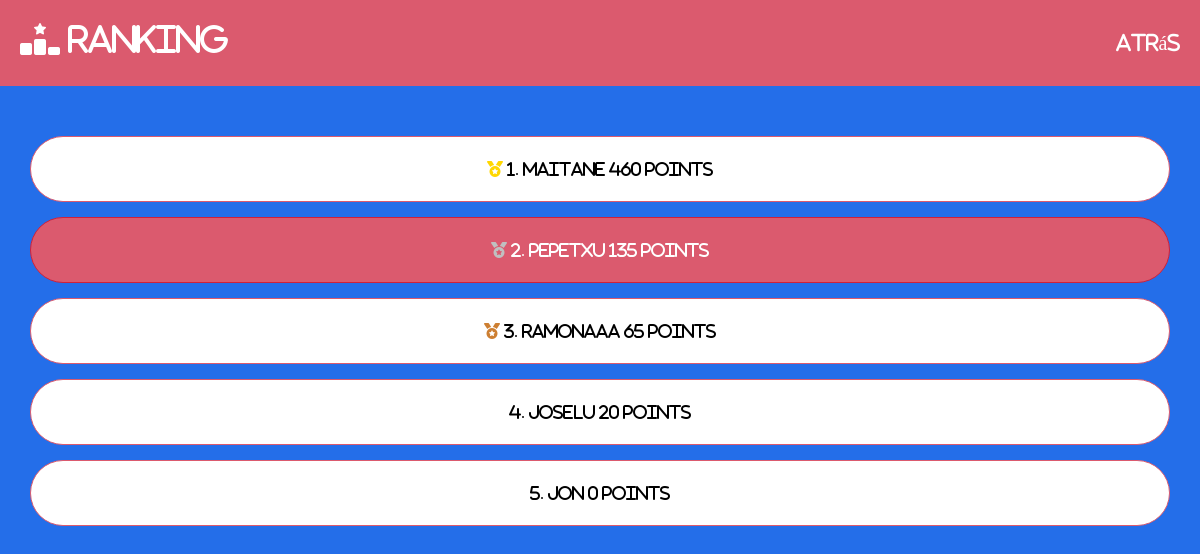
Page /game/ranking (signed in) on the earlier database version.
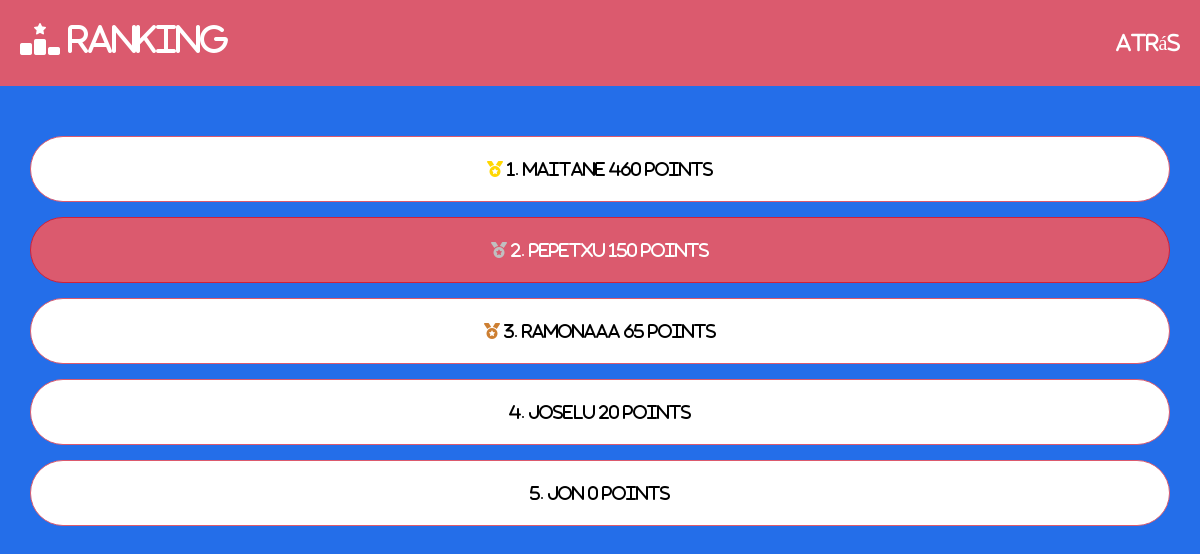
Same page on the later database version.
### user/models.py (models this page shows, shortened)
class Ranking(models.Model):
    user = models.OneToOneField(User, on_delete=models.CASCADE)
    points=models.IntegerField()
    learnts=models.ManyToManyField(Term,through='Learnt')

### game/views.py (the view)
# urls.py: path('game/ranking',views.ranking,name='ranking'),
@login_required(login_url="/login")
def ranking(request):
    erabiltzaileak = Ranking.objects.all().annotate(rank=Window(
    expression=RowNumber(),order_by=F("points").desc())).order_by('-points')
    return render(request, 'ranking.html', {'users': erabiltzaileak})

### game/templates/ranking.html (shortened to what this page needs)
{% extends "base.html" %}
{% load static %}
{% block content %}
<nav class="navbar navbar-expand-lg navbar-dark">
    <h2><i class="fa-solid fa-ranking-star"></i> Ranking</h2>
    <div class="collapse navbar-collapse" id="navbarSupportedContent">
        <ul class="navbar-nav ml-auto">
            <li class="nav-item">
                <a href="{% url 'game' %}"><h5 class="m-0">Atrás</h5></a>
              </li>
        </ul>
    </div>
</nav>
<div class="games_container container">
    {% for use in users %}
        {% if use.rank == 1 %}
            {% if use.user == user %}
                <div class="user logged_user">
            {% else %}
                <div class="user non_logged_user">
            {% endif %}
                    <p><i class="fa-solid fa-medal gold"></i> {{ use.rank }}. {{use.user.username}} {{use.points}} points</p>
                </div>
        {% elif use.rank == 2 %}
            {% if use.user == user %}
                <div class="user logged_user">
            {% else %}
                <div class="user non_logged_user">
            {% endif %}
                    <p><i class="fa-solid fa-medal silver"></i> {{ use.rank }}. {{use.user.username}} {{use.points}} points</p>
                </div>
        {% elif use.rank == 3 %}
            {% if use.user == user %}
                <div class="user logged_user">
            {% else %}
                <div class="user non_logged_user">
            {% endif %}
                    <p><i class="fa-solid fa-medal bronze"></i> {{ use.rank }}. {{use.user.username}} {{use.points}} points</p>
                </div>
        {% else %}
            {% if use.user == user %}
                <div class="user logged_user">
            {% else %}
                <div class="user non_logged_user">
            {% endif %}
                    <p>{{ use.rank }}. {{use.user.username}} {{use.points}} points</p>
                </div>
        {% endif %}
    {% endfor %}
</div>
{% endblock content %}

Differences in the rows shown:
changed Ranking "Pepetxu": points "135" → "150"
